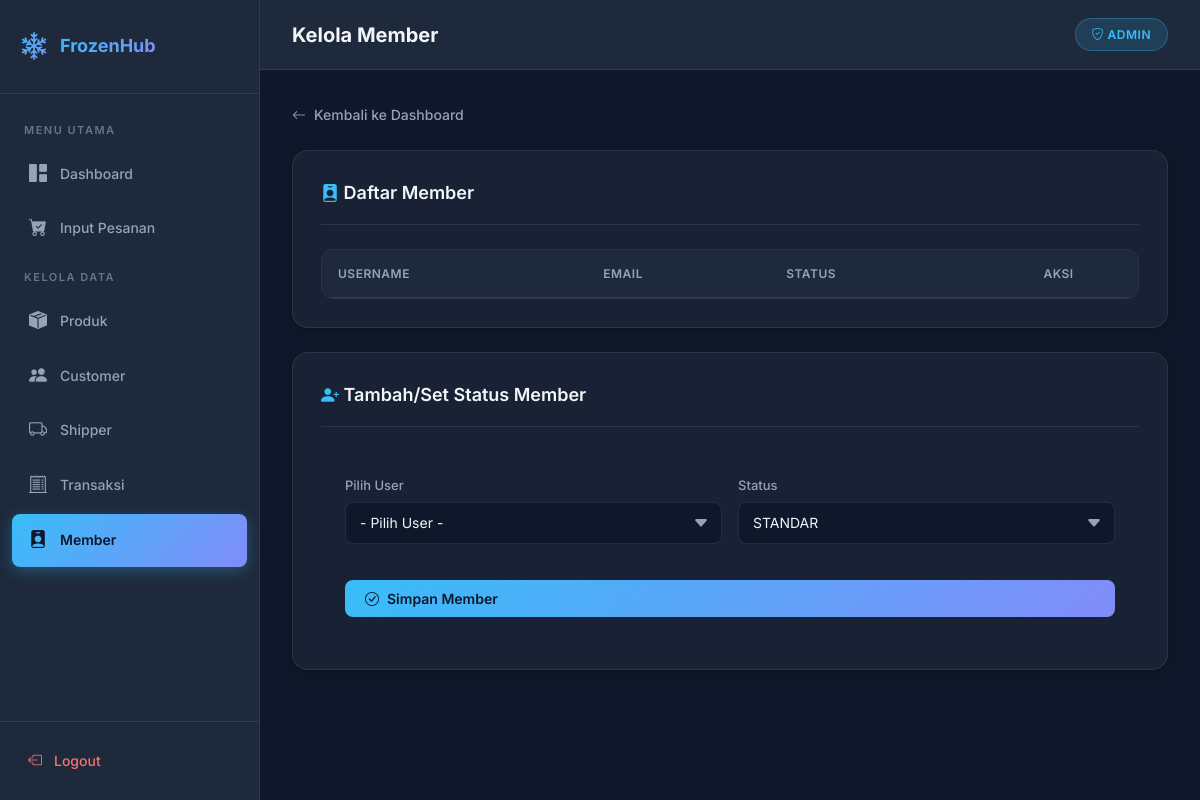
/member/index_member.php (signed in), run on an earlier commit of the app's database.
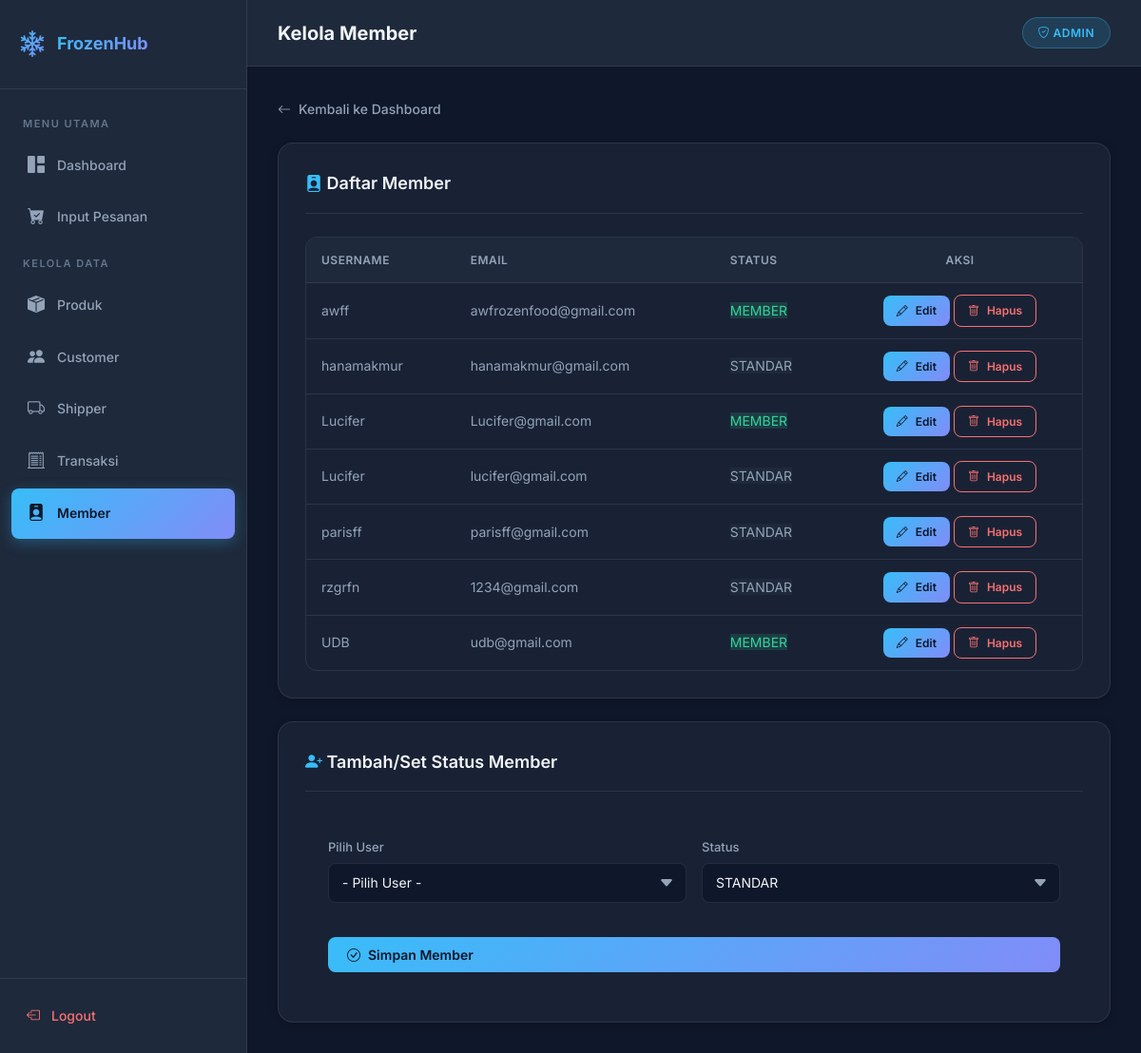
And on a later commit of the database.
### tables this page shows
CREATE TABLE `tb_member` (
  `id` int(11) NOT NULL,
  `user_id` int(11) NOT NULL,
  `status` enum('member','standar') NOT NULL DEFAULT 'standar',
  `updated_at` timestamp NOT NULL DEFAULT current_timestamp() ON UPDATE current_timestamp()
);

CREATE TABLE `tb_users` (
  `id` int(11) NOT NULL,
  `username` varchar(50) NOT NULL,
  `password` varchar(255) NOT NULL,
  `email` varchar(100) NOT NULL,
  `role` varchar(20) NOT NULL,
  `reset_token` varchar(100) DEFAULT NULL,
  `reset_expires` datetime DEFAULT NULL
);

### member/index_member.php (the view, shortened to what this page needs)
<?php
require_once '../config/koneksi.php';
$is_subfolder = true;
include '../assets/layout_header.php';
$query = "SELECT m.id as member_id, u.username, u.email, m.status
          FROM tb_member m
          JOIN tb_users u ON m.user_id = u.id
          ORDER BY u.username ASC";
$result = mysqli_query($conn, $query);
?>
<a href="<?= $base_url ?>dashboard.php" class="back-link">
    <i class="bi bi-arrow-left"></i> Kembali ke Dashboard
</a>
<div class="card mb-24">
    <div class="card-header">
        <h3><i class="bi bi-person-badge-fill" style="color:var(--accent-1)"></i> Daftar Member</h3>
    </div>
    <div class="table-wrapper">
        <table>
            <thead>
                <tr>
                    <th>Username</th>
                    <th>Email</th>
                    <th>Status</th>
                    <th style="text-align:center;">Aksi</th>
                </tr>
            </thead>
            <tbody>
                <?php while ($row = mysqli_fetch_assoc($result)) : ?>
                <tr>
                    <td><?= $row['username'] ?></td>
                    <td><?= $row['email'] ?></td>
                    <td>
                        <?php if ($row['status'] == 'member') : ?>
                            <span class="badge" style="background:var(--success-bg); color:var(--success);">MEMBER</span>
                        <?php else : ?>
                            <span class="badge" style="background:var(--bg-secondary); color:var(--text-secondary);">STANDAR</span>
                        <?php endif; ?>
                    </td>
                    <td style="text-align:center;">
                        <a href="?edit=<?= $row['member_id'] ?>" class="btn btn-primary btn-sm">
                            <i class="bi bi-pencil"></i> Edit
                        </a>
                        <a href="?hapus=<?= $row['member_id'] ?>" class="btn btn-outline btn-sm" style="color:var(--danger); border-color:var(--danger);" onclick="return confirm('Hapus member ini?')">
                            <i class="bi bi-trash"></i> Hapus
                        </a>
                    </td>
                </tr>
                <?php endwhile; ?>
            </tbody>
        </table>
    </div>
</div>
<div class="card">
    <div class="card-header">
        <h3><i class="bi bi-person-plus-fill" style="color:var(--accent-1)"></i> Tambah/Set Status Member</h3>
    </div>
    <div style="padding:24px;">
        <form method="POST">
            <div class="form-row">
                <div class="form-group">
                    <label>Pilih User</label>
                    <select name="user_id" required>
                        <option value="">- Pilih User -</option>
                    </select>
                </div>
                <div class="form-group">
                    <label>Status</label>
                    <select name="status" required>
                        <option value="standar">STANDAR</option>
                    </select>
                </div>
            </div>
            <button type="submit" name="tambah" class="btn btn-primary full-width mt-16">
                <i class="bi bi-check-circle"></i> Simpan Member
            </button>
        </form>
    </div>
</div>
<?php include '../assets/layout_footer.php'; ?>

What changed in the data, as far as the page shows it:
added tb_member: user.username "awff", user.email "awfrozenfood@gmail.com", status "MEMBER"
added tb_member: user.username "hanamakmur", user.email "hanamakmur@gmail.com", status "STANDAR"
added tb_member: user.username "Lucifer", user.email "Lucifer@gmail.com", status "MEMBER"
added tb_member: user.username "Lucifer", user.email "lucifer@gmail.com", status "STANDAR"
added tb_member: user.username "parisff", user.email "parisff@gmail.com", status "STANDAR"
added tb_member: user.username "rzgrfn", user.email "1234@gmail.com", status "STANDAR"
added tb_member: user.username "UDB", user.email "udb@gmail.com", status "MEMBER"
